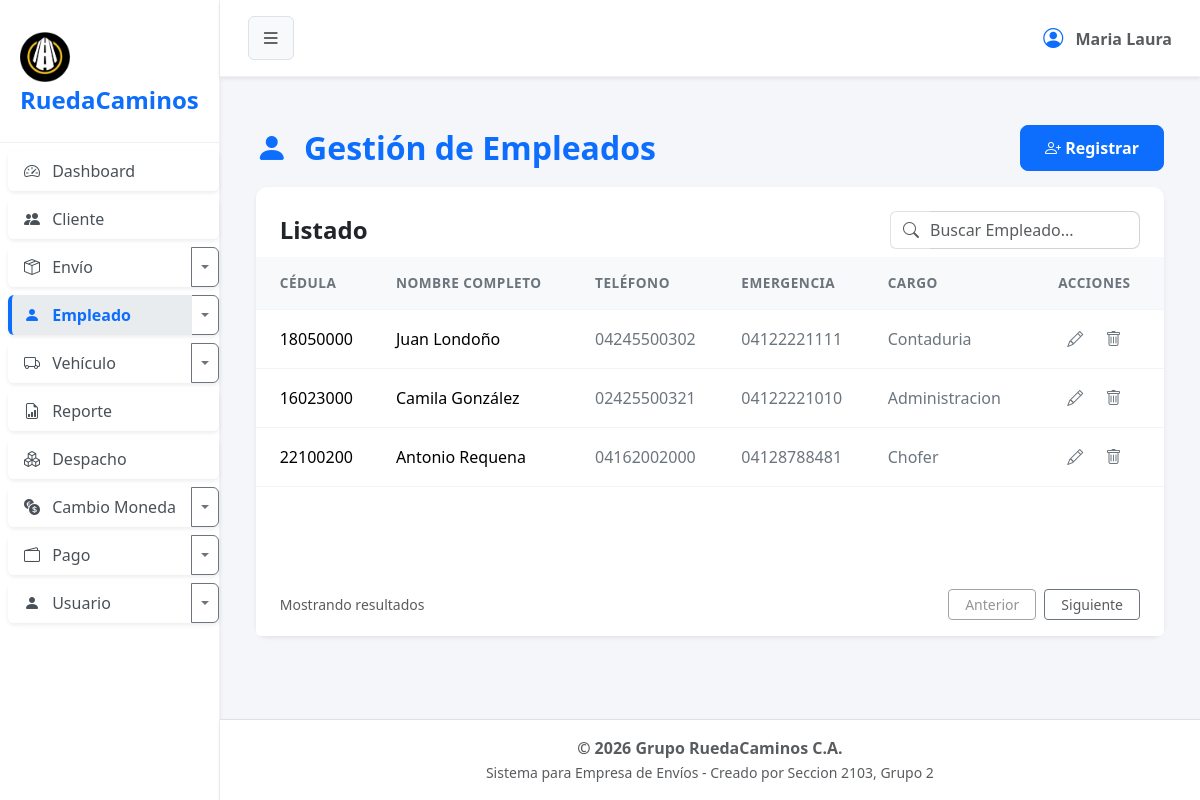
The app's page /?url=empleado, older data.
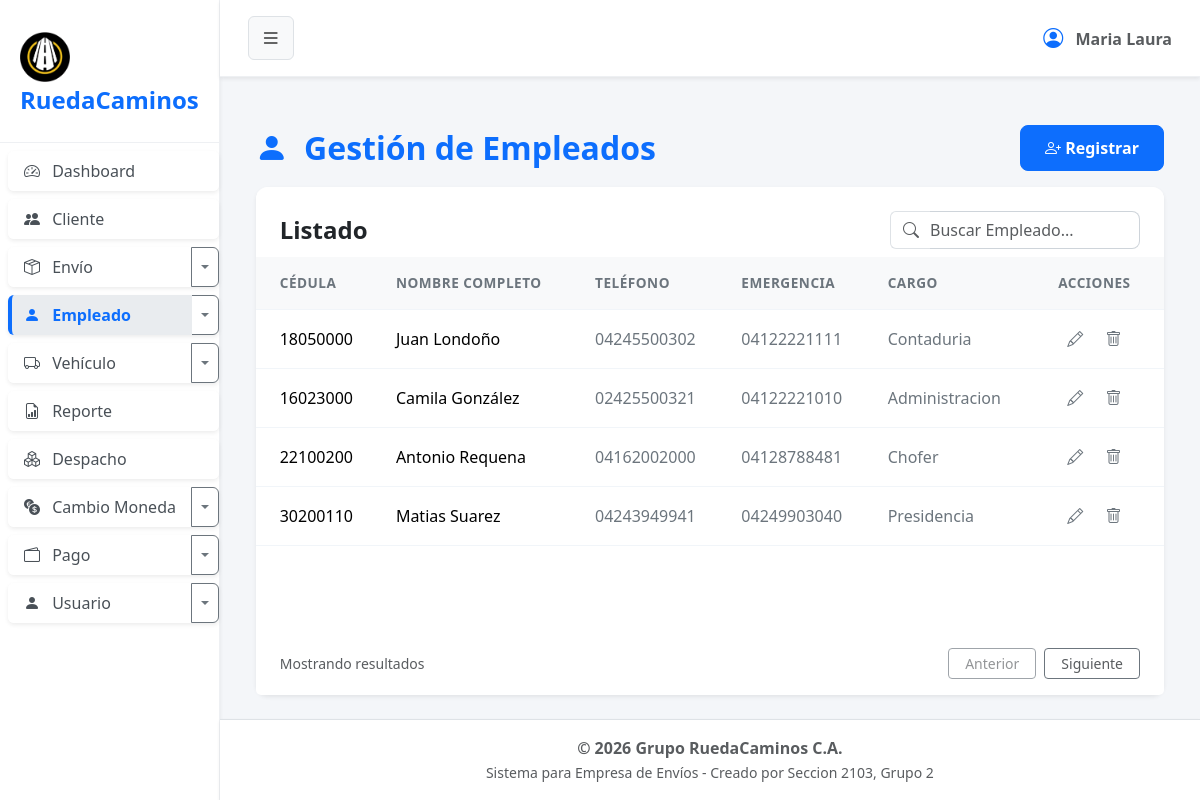
The same page, newer data.
### tables this page shows
CREATE TABLE `empleado` (
  `cod_empleado` int(2) NOT NULL,
  `cedula` varchar(8) NOT NULL,
  `nombre` varchar(100) NOT NULL,
  `apellido` varchar(100) NOT NULL,
  `telefono` varchar(12) NOT NULL,
  `telefono_emergencia` varchar(12) DEFAULT NULL,
  `cod_cargo` int(1) NOT NULL,
  `estado` tinyint(1) NOT NULL
);

CREATE TABLE `cargo` (
  `cod_cargo` int(1) NOT NULL,
  `nombre` varchar(15) NOT NULL,
  `estado` tinyint(1) NOT NULL
);

### app/controller/empleadoController.php (called while the page is built, shortened)
<?php
$empleado = new Empleado();
$registros = $empleado->obt_RegistrosEmpleado();
include 'app/view/layout/header.php';
include 'app/view/empleado/empleadoView.php';
include 'app/view/layout/footer.php';
?>

### index.php (called while the page is built, shortened)
<?php
    $frontController = new FrontController();
?>

### app/config/Conexion.php (called while the page is built, shortened)
<?php
abstract class Conexion
{
    public $host = "localhost";
    public $namedb = "grupo_ruedacaminos";
    public $userdb = "root";
    public $passwd = "";
    public function __construct()
    {
        $this->conexion = $this->getConnection();
    }
    public function getConnection(): PDO
    {
        try {
            $dsn = "mysql:host=" . $this->host . ";dbname=" . $this->namedb . ";charset=utf8";
            $conexion = new PDO($dsn, $this->userdb, $this->passwd);
            $conexion->setAttribute(PDO::ATTR_ERRMODE, PDO::ERRMODE_EXCEPTION);
        } catch (PDOException $error) {
            die('No se pudo conectar a la base de datos, error:' . $error->getMessage());
        }
        return $conexion;
    }
}

### app/model/Empleado.php (called while the page is built, shortened)
<?php
class Empleado extends Conexion
{
    public function obt_RegistrosEmpleado()
    {
        try {
            $sentencia = "SELECT e.*, c.nombre as nombre_cargo
                        FROM empleado e
                        INNER JOIN cargo c ON e.cod_cargo = c.cod_cargo
                        WHERE e.estado = 1";
            $select = $this->conexion->prepare($sentencia);
            $select->execute();
            return $select->fetchAll(\PDO::FETCH_ASSOC);
        } catch (\PDOException $e) {
            return [];
        }
    }
}

### app/view/empleado/componentes/tabla.php (the view)
<div class="card-body p-0">
    <div class="table-responsive">
        <table class="table table-hover align-middle mb-0">
            <thead class="table-light table-header-custom">
                <tr>
                    <th class="ps-4">CÉDULA</th>
                    <th>NOMBRE COMPLETO</th>
                    <th>TELÉFONO</th>
                    <th>EMERGENCIA</th>
                    <th>CARGO</th>
                    <th class="pe-4 text-center">ACCIONES</th>
                </tr>
            </thead>
            <tbody>
                <?php if (!empty($registros)): ?>
                    <?php foreach ($registros as $fila): ?>
                        <tr>
                            <td class="ps-4 fw-medium"><?= $fila['cedula'] ?></td>
                            <td><span class="fw-medium"><?= $fila['nombre'] . ' ' . $fila['apellido'] ?></span></td>
                            <td class="text-secondary"><?= $fila['telefono'] ?></td>
                            <td class="text-secondary"><?= $fila['telefono_emergencia'] ?></td>
                            <td class="text-secondary"><?= ucfirst($fila['nombre_cargo']) ?></td>
                            <td class="pe-4 text-center">
                                <button type="button" class="btn btn-link text-secondary p-0 m-0 align-baseline me-3 btn-editar" title="Editar"
                                    data-bs-toggle="modal" data-bs-target="#modalEditar"
                                    data-id="<?= $fila['cod_empleado'] ?>"
                                    data-cedula="<?= $fila['cedula'] ?>"
                                    data-nombre="<?= $fila['nombre'] ?>"
                                    data-apellido="<?= $fila['apellido'] ?>"
                                    data-telefono="<?= $fila['telefono'] ?>"
                                    data-emergencia="<?= $fila['telefono_emergencia'] ?>"
                                    data-cargo="<?= $fila['cod_cargo'] ?>">
                                    <i class="bi bi-pencil"></i>
                                </button>
                                <button type="button" class="btn btn-link text-secondary p-0 m-0 align-baseline btn-eliminar" title="Eliminar"
                                    data-id="<?= $fila['cod_empleado'] ?>">
                                    <i class="bi bi-trash"></i>
                                </button>
                            </td>
                        </tr>
                    <?php endforeach; ?>
                <?php else: ?>
                    <tr><td colspan="6" class="text-center">No hay registros disponibles.</td></tr>
                <?php endif; ?>
            </tbody>
        </table>
    </div>
</div>

Row changes from the older to the newer data that the page shows:
added empleado: cedula "30200110", nombre "Matias", apellido "Suarez", telefono "04243949941", telefono_emergencia "04249903040", cod_cargo.nombre "Presidencia"
